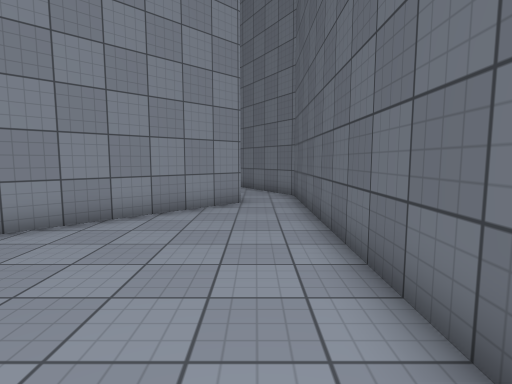
[1] (above)

16 first-person views from a walk through a 3-D level made in the Unity game engine. The camera is 1.4 m above the floor, tilts 6° down and sees 80° across. The floor is counted in squares, 1 m on a side. Each view is taken from the middle of a square. On the plan, view 1 faces up. The plan holds only what a view shows up to about 14 squares ahead; the rest is blank. The place goes on beyond the plan. The player is left out. Surface patterns are stand-ins for the level's own textures.

[2]
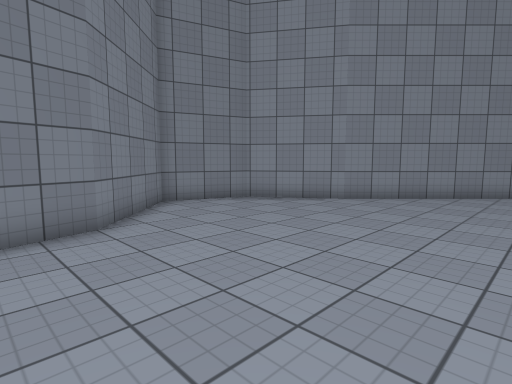

[3]
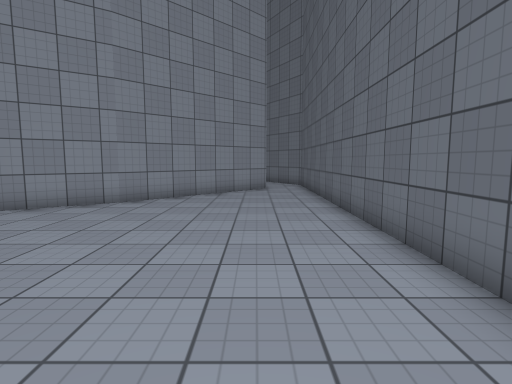

[4]
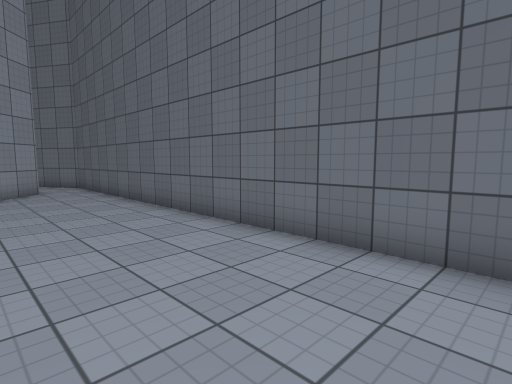

[5]
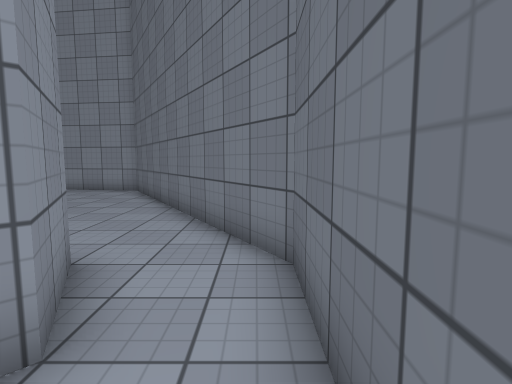

[6]
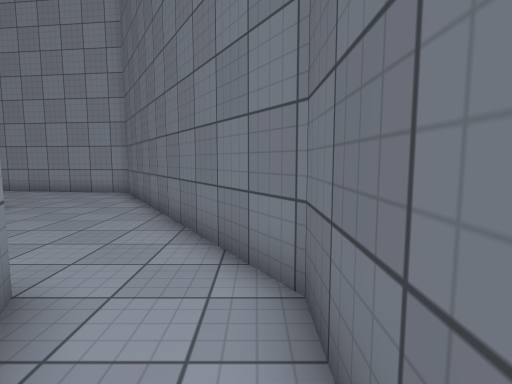

[7]
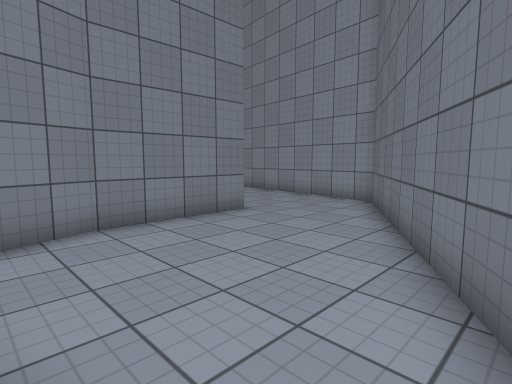

[8]
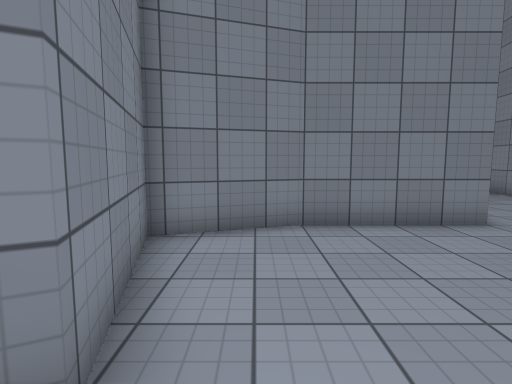

[9]
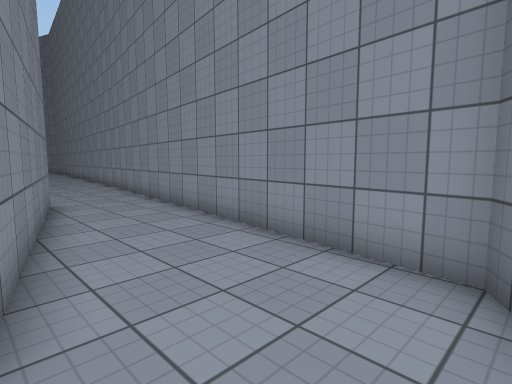

[10]
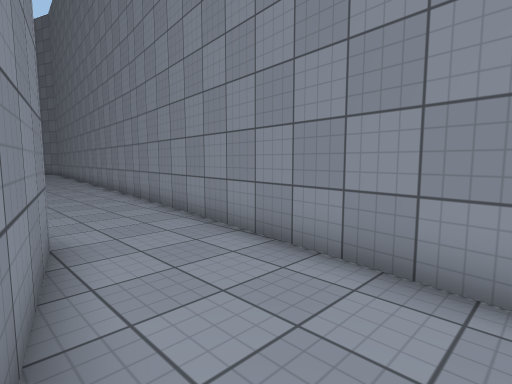

[11]
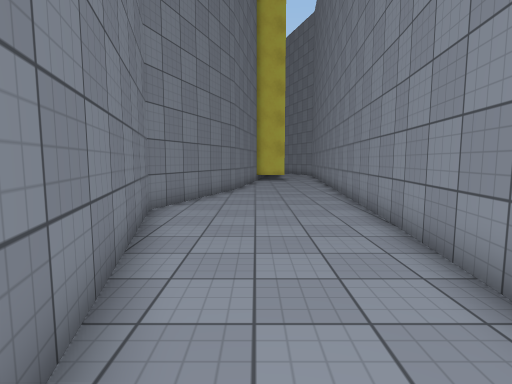

[12]
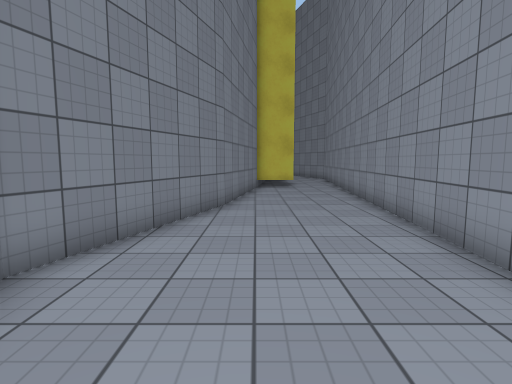

[13]
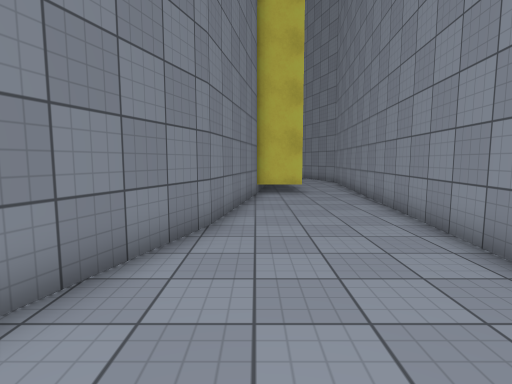

[14]
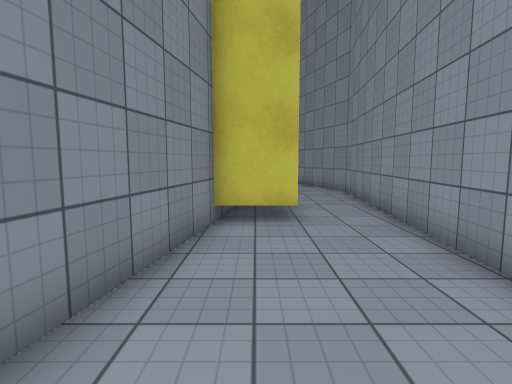

[15]
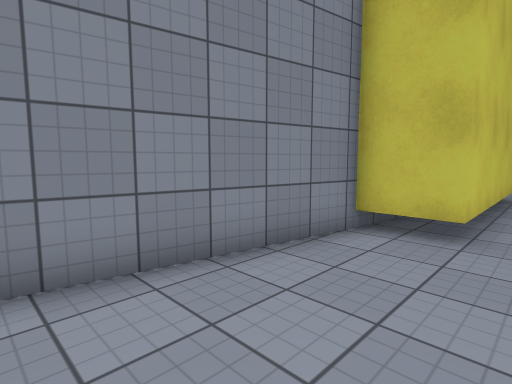

[16]
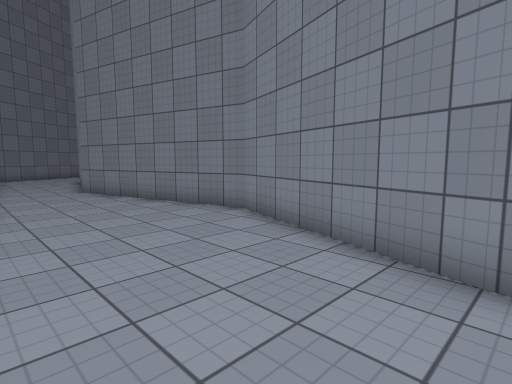

### Floor plan
Ten units are one square. View 1 is at (0, 0); x grows to the right and y downward. Boxes are objects, and circles mark ways between rooms. Rooms are numbered by the first view taken in them; rooms with no view inside come last. Other rooms are left out.
<svg viewBox="-411 -264 431 317">
<path fill="none" stroke="#000" d="M15 48 15 -85M-5 -100 -55 -50 -85 -30 -95 0 -65 30 -61 46M-65 -181 -65 -140 -55 -110 -15 -120 -5 -100M-145 -200 -74 -182M15 -85 15 -120 -45 -220 -124 -230M-286 -200 -225 -180 -145 -200M-204 -240 -406 -259M-359 -212 -284 -200M-124 -230 -205 -240M-405 -230 -349 -230 -349 -210"/>
<circle cx="5" cy="-95" r="3" fill="#2a7"/>
<circle cx="-135" cy="-215" r="3" fill="#2a7"/>
<text x="-30" y="-10">1</text>
<text x="-50" y="-170">2</text>
<text x="-260" y="-220">3</text>
</svg>
Room 1 opens to room 2. Room 2 opens to room 3.

Where each view was taken, in squares from view 1:
view 1: 0 up, 0 right, facing up
view 2: 5 down, 0 right, facing up-left
view 3: 5 down, 1 left, facing up
view 4: 5 down, 3 left, facing up-right
view 5: 8 up, 1 right, facing up
view 6: 9 up, 1 right, facing up
view 7: 12 up, 0 right, facing up-left
view 8: 13 up, 0 right, facing left
view 9: 18 up, 4 left, facing up-left
view 10: 19 up, 9 left, facing up-left
view 11: 21 up, 14 left, facing left
view 12: 21 up, 19 left, facing left
view 13: 21 up, 22 left, facing left
view 14: 22 up, 28 left, facing left
view 15: 24 up, 29 left, facing down-left
view 16: 24 up, 29 left, facing down-right
